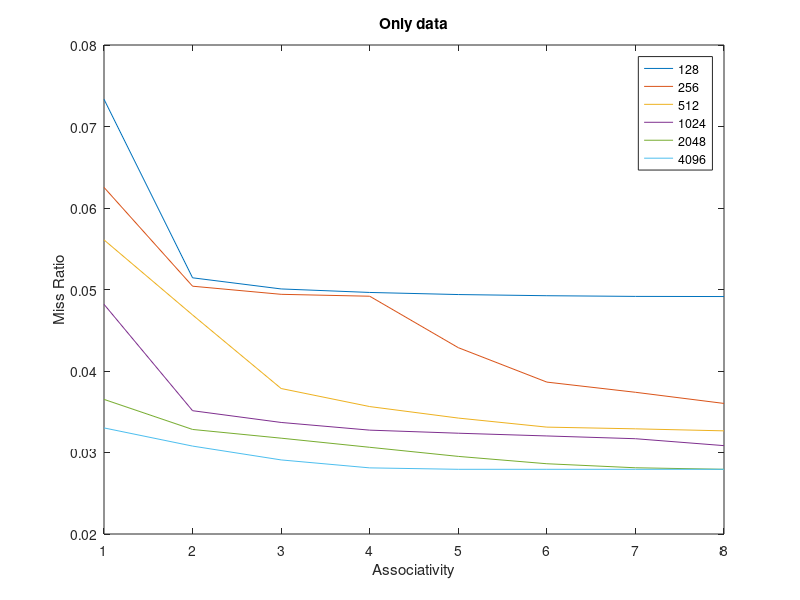
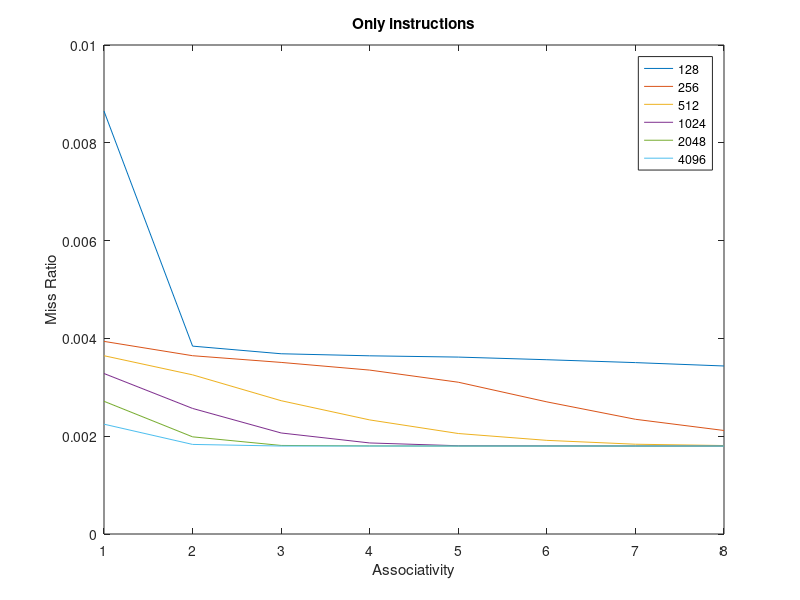
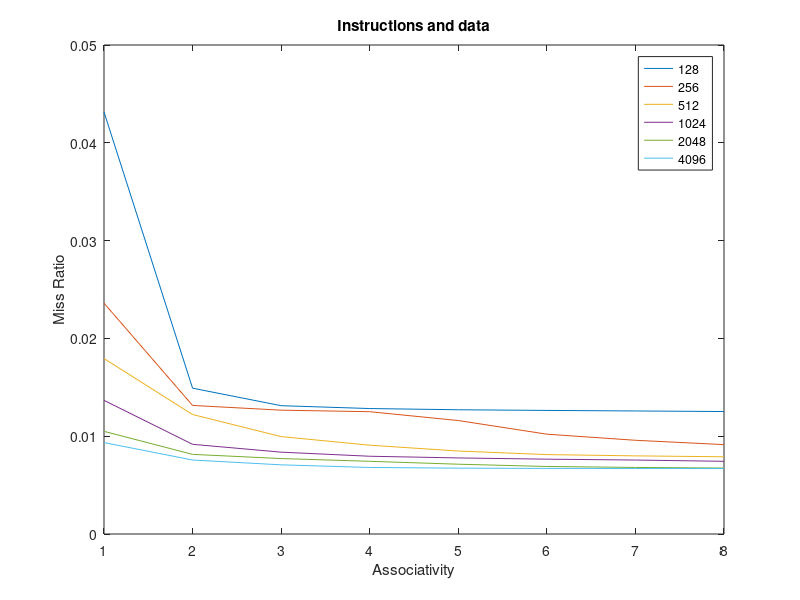

Write the MATLAB code that produced these figures, in order.
clear
format longg
data = dlmread('lab1/output_data.txt', '	').';
inst = dlmread('lab1/output_inst.txt', '	').';
unified = dlmread('lab1/output_unified.txt', '	').';


figure
d = plot(data);
set(d,{'DisplayName'},{'128';'256';'512';'1024';'2048';'4096'});
legend show
title('Only data')
xlabel('Associativity')
ylabel('Miss Ratio')
figure
i = plot(inst);
set(i,{'DisplayName'},{'128';'256';'512';'1024';'2048';'4096'});
legend show
title('Only instructions')
xlabel('Associativity')
ylabel('Miss Ratio')
figure
u = plot(unified);
set(u,{'DisplayName'},{'128';'256';'512';'1024';'2048';'4096'});
legend show
title('Instructions and data')
xlabel('Associativity')
ylabel('Miss Ratio')


line_size = 32;
associativity = [1 2 3 4 5 6 7 8];
no_sets = [128, 256, 512, 1024, 2048, 4096];
cache_sizes = line_size * (associativity.' * no_sets);

% cost function = (100000 * miss ratio) + (0.01 * cache size in bytes)

cost = (100000 * inst) + (0.01 * cache_sizes);

budget = 8000;
best = 0;

for row=1:size(cost,1)
    for col=1:size(cost,2)
          if ((cost(row,col) <= budget) && (cost(row,col) > best))
              best = cost(row, col);
          end
    end
end